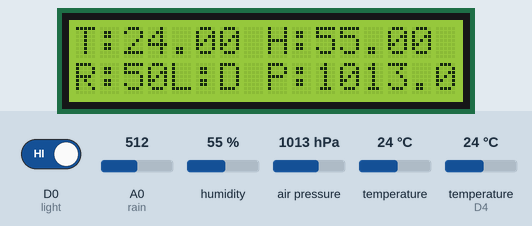
This sketch was run on a simulated ESP8266 (NodeMCU). Shown: 16×2 character LCD. The inputs (shaded band) are chosen by the test bench; at power-on: D0 (light) HIGH, humidity 55 %, air pressure 1013 hPa, A0 (rain) = 512, temperature (sensor on D4) 24 °C, temperature 24 °C. WiFi joins after 1.5 s; servers stay silent unless stated; what the sketch prints to the serial monitor is not drawn.

Above: at 7.0 s.
7.1 s: D0 (light) driven LOW
9.6 s: humidity set to 22 %
At 11.2 s:
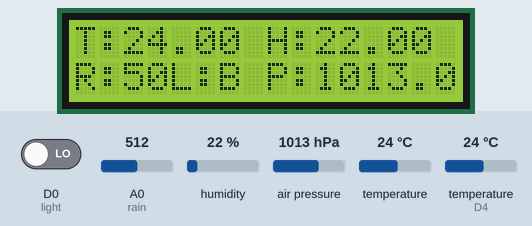
11.6 s: air pressure set to 952 hPa
At 12.8 s:
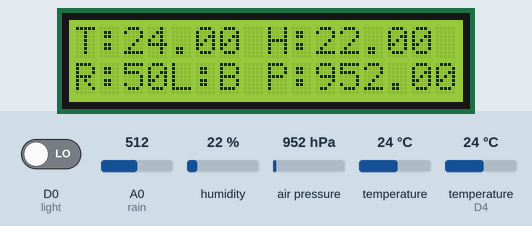
13.8 s: A0 (rain) set to 716
At 14.7 s:
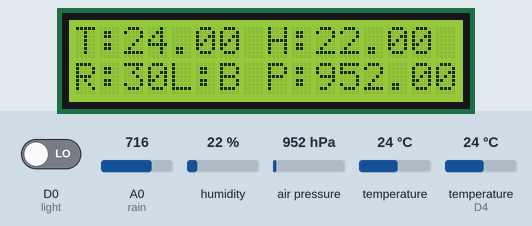
15.8 s: temperature (sensor on D4) set to 12 °C
At 17.5 s:
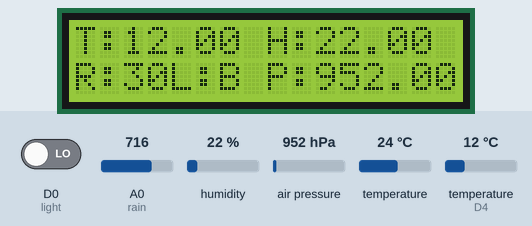
17.9 s: air pressure set to 975 hPa
At 19.3 s:
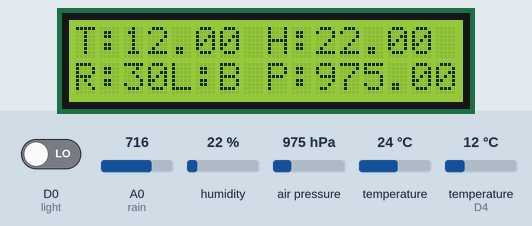
Timing chart, 0 to 20.9 s (numbered marks = the images above; inputs shaded):
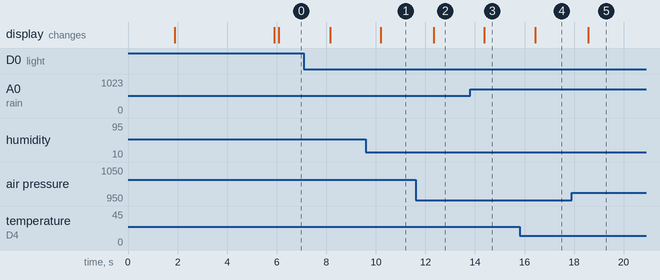

The sketch:

main.ino
```cpp
#define BLYNK_PRINT Serial
#define BLYNK_TEMPLATE_ID "TMPL33bzPybNX"
#define BLYNK_TEMPLATE_NAME "Weather Monitoring System"
#define BLYNK_AUTH_TOKEN "1LS_EjZ3iq-vrn2e-JrLcnFufAuP8hLu"

#include <LiquidCrystal_I2C.h>
#include <ESP8266WiFi.h>
#include <BlynkSimpleEsp8266.h>
#include <DHT.h>
#include <Adafruit_Sensor.h>
#include <Adafruit_BMP085_U.h>
#include <avr/pgmspace.h>

// #define BLYNK_PRINT Serial
// #define BLYNK_TEMPLATE_ID "TMPL33bzPybNX"
// #define BLYNK_TEMPLATE_NAME "Weather Monitoring System"
// #define BLYNK_AUTH_TOKEN "1LS_EjZ3iq-vrn2e-JrLcnFufAuP8hLu"

// Initialize the LCD display
LiquidCrystal_I2C lcd(0x27, 16, 2);

// Create an object for the BMP085 sensor
Adafruit_BMP085_Unified bmp = Adafruit_BMP085_Unified();

char auth[] = "1LS_EjZ3iq-vrn2e-JrLcnFufAuP8hLu"; // Enter your Auth token
char ssid[] = "Wifi"; // Enter your WIFI name
char pass[] = "Rahul123"; // Enter your WIFI password


DHT dht(D4, DHT11); // (sensor pin, sensor type)
BlynkTimer timer;

// Define component pins
#define rain A0
#define light D0

// Create variables for temperature and pressure
float temperature;
float pressureValue; // Renamed to avoid conflict with function name

// Store constant messages in PROGMEM
const char messageWeather[] PROGMEM = "Weather Monitor";
const char messageSystem[] PROGMEM = "System";

void setup() {
  Serial.begin(9600);

  // Initialize BMP085 sensor
  if (!bmp.begin()) {
    Serial.println("Couldn't find BMP085 chip");
    while (1);
  }

  // lcd.begin();
  lcd.begin(16, 2);  // For a 16x2 LCD

  lcd.backlight();
  pinMode(light, INPUT);

  Blynk.begin(auth, ssid, pass, "blynk.cloud", 80);
  dht.begin();

  // Display messages from PROGMEM
  lcd.setCursor(0, 0);
  lcd.print(F("Weather Monitor"));  // Using F() to keep it in flash
  lcd.setCursor(4, 1);
  lcd.print(F("System"));
  delay(4000);
  lcd.clear();

  // Set timer intervals
  timer.setInterval(100L, updateSensors);
}

// Update all sensor readings
void updateSensors() {
  readDHT11sensor();
  readRainSensor();
  readPressure();
  readLDRsensor();

  delay(2000);
}

// Get the DHT11 sensor values
void readDHT11sensor() {
  float h = dht.readHumidity();
  float t = dht.readTemperature();

  if (isnan(h) || isnan(t)) {
    Serial.println("Failed to read from DHT sensor!");
    return;
  }
  Blynk.virtualWrite(V0, t);
  Blynk.virtualWrite(V1, h);

  // Print temperature and humidity to Serial Monitor
  Serial.print("Temperature: ");
  Serial.print(t, 2);
  Serial.print(" °C, Humidity: ");
  Serial.print(h, 2);
  Serial.println(" %");

  // Update the LCD
  lcd.setCursor(0, 0);
   lcd.print("T:");
  lcd.print(t);
  lcd.setCursor(8, 0);
  lcd.print("H:");
  lcd.print(h);
}

// Get the rain sensor values
void readRainSensor() {
  int value = analogRead(rain);
  value = map(value, 0, 1024, 100, 0);
  Blynk.virtualWrite(V2, value);

  // Print rain sensor value to Serial Monitor
  Serial.print("Rainfall: ");
  Serial.print(value);
  Serial.println(" %");

  // Update the LCD
  lcd.setCursor(0, 1);
  lcd.print("R:");
  lcd.print(value);
  lcd.print("");
}

// Get the pressure values
void readPressure() {
  sensors_event_t event;
  bmp.getEvent(&event); // Get pressure event

  if (event.pressure) {
    pressureValue = event.pressure; // Store pressure
    Blynk.virtualWrite(V3, pressureValue);

    // Print pressure to Serial Monitor
    Serial.print("Pressure: ");
    Serial.print(pressureValue, 2);
    Serial.println(" hPa");

    lcd.setCursor(8, 1);
    lcd.print("P:");
    lcd.print(pressureValue);
  } else {
    Serial.println("Sensor error");
  }

   bmp.getTemperature(&temperature); // Get temperature from BMP
}

// Get the LDR sensor values
void readLDRsensor() {
  bool value = digitalRead(light);
  WidgetLED LED(V4);
  if (value == 0) {
    LED.on();
    Serial.println("Light Sensor: Bright");

    // Update the LCD for Bright
    lcd.setCursor(4, 1);  // Set LCD position
    lcd.print("L:");
    lcd.print("B");  // Bright = B
    lcd.print(" ");
  } else {
    LED.off();
    Serial.println("Light Sensor: Dark");

    // Update the LCD for Dark
    lcd.setCursor(4, 1);  // Set LCD position
    lcd.print("L:");
    lcd.print("D");  // Dark = D
    lcd.print(" ");
  }
}

void loop() {
  Blynk.run(); // Run the Blynk library
  timer.run(); // Run the Blynk timer
} 
```

Measured:
- after the input at 9.6 s, the display: changes after 0.59 s (image 1)
- after the input at 11.6 s, the display: changes after 0.73 s (image 2)
- after the input at 13.8 s, the display: changes after 0.57 s (image 3)
- after the input at 15.8 s, the display: changes after 0.64 s (image 4)
- after the input at 17.9 s, the display: changes after 0.68 s (image 5)
